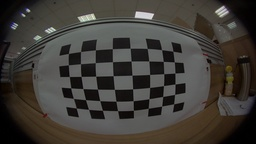
#> input picture 6.cali/2/test/bak/3.JPG, 256 x 144 px, shrunk from 1280 x 720 before the run, given in place of 3.png, which was not available
$ python kk.py
#> lines starting #> are read from the running program, lines starting #| are printed output that depends on the picture; pictures that were not available may be replaced by others from this repository, and a replacement may not be noted
from PIL import Image
import numpy as np
import imageio
import math
import cv2
import time


def read_image_return_nparray(fname):
    """
    open image use Image and convert it into np.array
    :param fname: image file name
    :return: np.array(image)
    """
    image = Image.open(fname)
#> image is the input picture: PIL image 256x144 RGB; mean R, G, B 64.2, 60.7, 55.6
    image_array = np.array(image)
    return image_array


def read_color_image_as_gray_return_nparray(fname):
    image = cv2.imread(fname)
    original_gray_image = cv2.cvtColor(image, cv2.COLOR_RGB2GRAY)
    return original_gray_image


def get_image_height_and_width_and_channels(image_array):
    return image_array.shape[1], image_array.shape[0], image_array.shape[2]


def barrel_correction(distorted_image, image_width, image_height, paramA, paramB, paramC, paramD):
    distorted_image_copy = distorted_image

    d = int(min(image_width, image_height) / 2)

    center_x = (image_width - 1) / 2.0
    center_y = (image_height - 1) / 2.0

    for x in range(image_width):
        for y in range(image_height):
            delta_x = (x - center_x) / d
            delta_y = (y - center_y) / d

            dst_r = np.sqrt(delta_x * delta_x + delta_y * delta_y)
            src_r = (paramA * dst_r * dst_r * dst_r + paramB * dst_r * dst_r + paramC * dst_r + paramD) * dst_r
            factor = dst_r / src_r

            src_xd = center_x + (delta_x * factor * d)
            src_yd = center_y + (delta_y * factor * d)

            src_x = int(src_xd)
            src_y = int(src_yd)

            if 0 <= src_x < image_width and 0 <= src_y < image_height:
                distorted_image[y][x] = distorted_image_copy[src_y][src_x]

    return distorted_image


def barrel_correction2(src_image, param_a, param_b, param_c, param_d):
    xDim = get_image_height_and_width_and_channels(src_image)[0]
    yDim = get_image_height_and_width_and_channels(src_image)[1]
    zDim = get_image_height_and_width_and_channels(src_image)[2]

    dest_image = np.zeros_like(src_image)

    xcen = (xDim - 1.0) / 2.0
    ycen = (yDim - 1.0) / 2.0
    normDist = min(xcen, ycen)

    imageMin = np.min(src_image)
    dest_image.fill(imageMin)

    for k in range(zDim):
        for j in range(yDim):
            yoff = (j - ycen) / normDist

            for i in range(xDim):
                xoff = (i - xcen) / normDist
                rdest2 = xoff * xoff + yoff * yoff
                rdest = math.sqrt(rdest2)
                rdest3 = rdest2 * rdest
                rdest4 = rdest2 * rdest2
                rsrc = param_a * rdest4 + param_b * rdest3 + param_c * rdest2 + param_d * rdest
                rsrc = normDist * rsrc
                ang = math.atan2(yoff, xoff)
                xSrc = xcen + (rsrc * math.cos(ang))
                ySrc = ycen + (rsrc * math.sin(ang))

                if 0 <= xSrc < xDim - 1 and 0 <= ySrc < yDim - 1:
                    xBase = int(math.floor(xSrc))
                    delX = float(xSrc - xBase)
                    yBase = int(math.floor(ySrc))
                    delY = float(ySrc - yBase)

                    dest_image[j][i][k] = int((1 - delX) * (1 - delY) * src_image[yBase][xBase][k])

                    if xSrc < (xDim - 1):
                        dest_image[j][i][k] += int(delX * (1 - delY) * src_image[yBase][xBase + 1][k])

                    if ySrc < (yDim - 1):
                        dest_image[j][i][k] += int((1 - delX) * delY * src_image[yBase + 1][xBase][k])

                    if (xSrc < (xDim - 1)) and (ySrc < (yDim - 1)):
                        dest_image[j][i][k] += int(delX * delY * src_image[yBase + 1][xBase + 1][k])

    return dest_image


def save_image_array(image_array, fname):
    imageio.imwrite(fname, image_array)


if __name__ == "__main__":
    start = time.time()
    print("start!!! " + time.ctime())
    original_image = read_image_return_nparray(
        "/Users/pengyuyan/Desktop/singleFrame/images/singleImages/3.png")
    # original_grey_image = read_color_image_as_gray_return_nparray(
    #     "/Users/pengyuyan/Desktop/singleFrame/images/singleImages/4.png")
    h, w, z = get_image_height_and_width_and_channels(original_image)
#> h = 256; w = 144; z = 3

    paramA = 0.08  # affects only the outermost pixels of the image
    paramB = -0.36  # most cases only require b optimization
    paramC = 0.0  # most uniform correction
    paramD = 1.0 - paramA - paramB - paramC  # describes the linear scaling of the image

    corrected_original_image = barrel_correction2(original_image, paramA, paramB, paramC, paramD)
#> in barrel_correction2, `xDim = get_image_height_and_width_and_channels(src_image)[0]`: xDim = 256
#> in barrel_correction2, `yDim = get_image_height_and_width_and_channels(src_image)[1]`: yDim = 144
#> in barrel_correction2, `zDim = get_image_height_and_width_and_channels(src_image)[2]`: zDim = 3
#> in barrel_correction2, `xcen = (xDim - 1.0) / 2.0`: xcen = 127.5
#> in barrel_correction2, `ycen = (yDim - 1.0) / 2.0`: ycen = 71.5
#> in barrel_correction2, `imageMin = np.min(src_image)`: imageMin = 0
#> in barrel_correction2, `dest_image.fill(imageMin)`: dest_image: shape (144, 256, 3); every value is 0
#> after the loop in barrel_correction2, `for k in range(zDim):`:
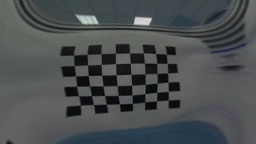
#> dest_image: shape (144, 256, 3); mean of channels 0, 1, 2 80.3, 78.7, 74.8; drawn as B, G, R
    # colored_result = cv2.cvtColor(corrected_original_image, cv2.COLOR_GRAY2RGB)
    save_image_array(corrected_original_image,
                     "/Users/pengyuyan/Desktop/singleFrame/images/mytest_result_images/barrel3_result_python.png")
    end = time.time()
    print("end!!! " + time.ctime())
    print("duration: {}".format(end - start))

$ run again, with 6.cali/2/test/bak/0.JPG copied over 6.cali/2/test/bak/3.JPG
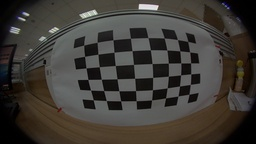
#> input picture 6.cali/2/test/bak/0.JPG, 256 x 144 px, shrunk from 1280 x 720 before the run, given in place of 3.png, which was not available
#> in read_image_return_nparray, image is the input picture: PIL image 256x144 RGB; mean R, G, B 63.1, 59.4, 54.2
#> h = 256; w = 144; z = 3
#> xDim = 256
#> yDim = 144
#> zDim = 3
#> xcen = 127.5
#> ycen = 71.5
#> imageMin = 0
#> after the loop in barrel_correction2, `for k in range(zDim):`:
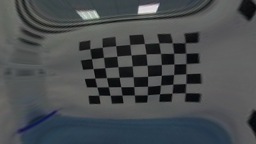
#> dest_image: shape (144, 256, 3); mean of channels 0, 1, 2 79.9, 77.3, 73; drawn as B, G, R

$ run again, with 6.cali/2/test/bak/10.JPG copied over 6.cali/2/test/bak/3.JPG
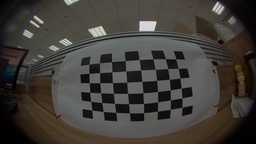
#> input picture 6.cali/2/test/bak/10.JPG, 256 x 144 px, shrunk from 1280 x 720 before the run, given in place of 3.png, which was not available
#> in read_image_return_nparray, image is the input picture: PIL image 256x144 RGB; mean R, G, B 65.5, 62, 57
#> h = 256; w = 144; z = 3
#> xDim = 256
#> yDim = 144
#> zDim = 3
#> xcen = 127.5
#> ycen = 71.5
#> imageMin = 0
#> after the loop in barrel_correction2, `for k in range(zDim):`:
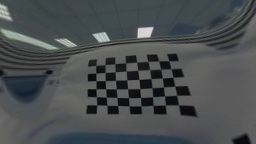
#> dest_image: shape (144, 256, 3); mean of channels 0, 1, 2 80.1, 78.5, 74.4; drawn as B, G, R

$ run again, with 6.cali/2/test/bak/11.JPG copied over 6.cali/2/test/bak/3.JPG
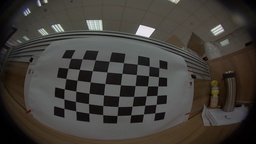
#> input picture 6.cali/2/test/bak/11.JPG, 256 x 144 px, shrunk from 1280 x 720 before the run, given in place of 3.png, which was not available
#> in read_image_return_nparray, image is the input picture: PIL image 256x144 RGB; mean R, G, B 66.6, 63.1, 58.3
#> h = 256; w = 144; z = 3
#> xDim = 256
#> yDim = 144
#> zDim = 3
#> xcen = 127.5
#> ycen = 71.5
#> imageMin = 0
#> after the loop in barrel_correction2, `for k in range(zDim):`:
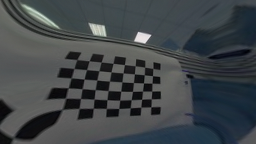
#> dest_image: shape (144, 256, 3); mean of channels 0, 1, 2 72.9, 69.7, 64.2; drawn as B, G, R
